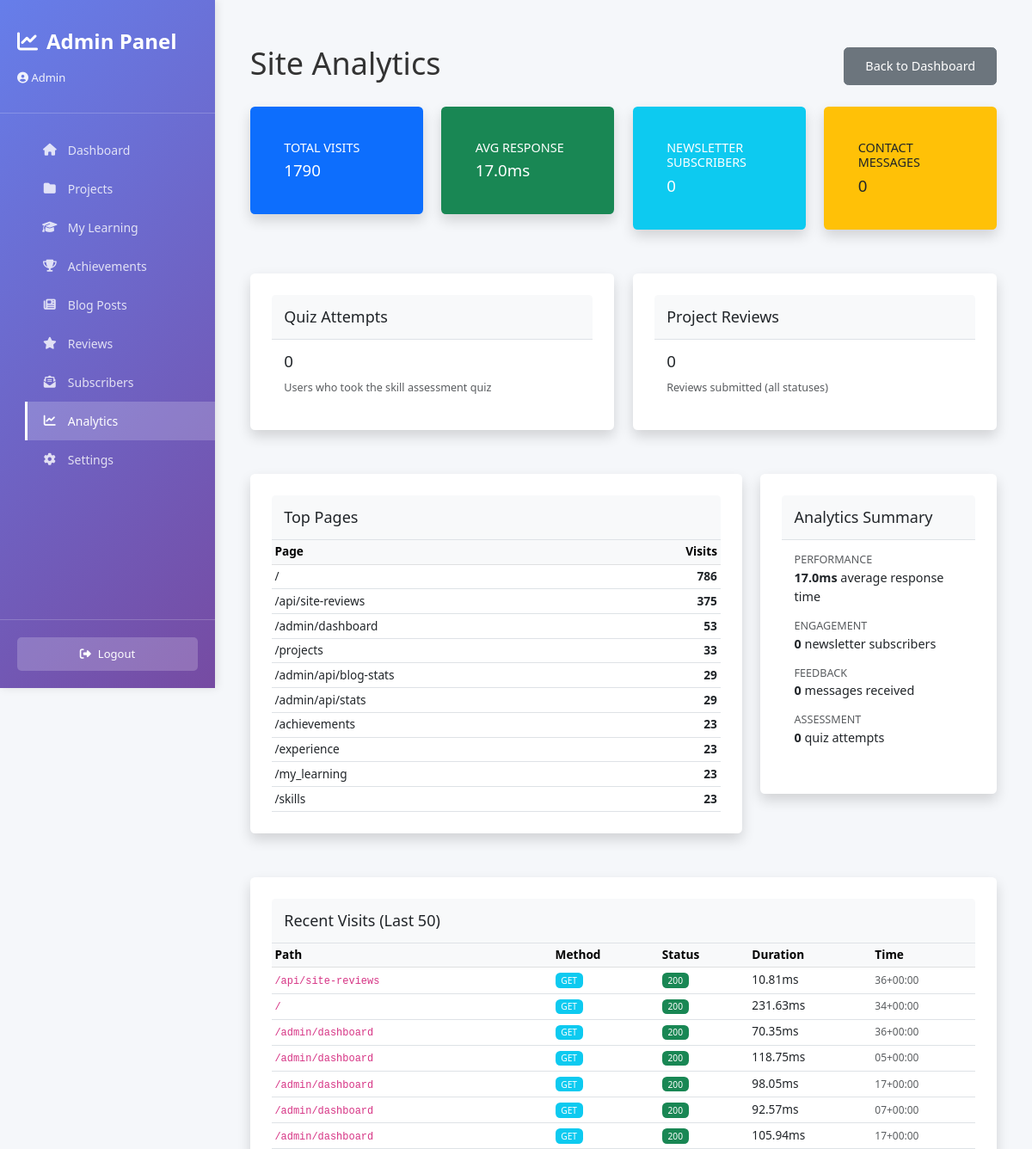
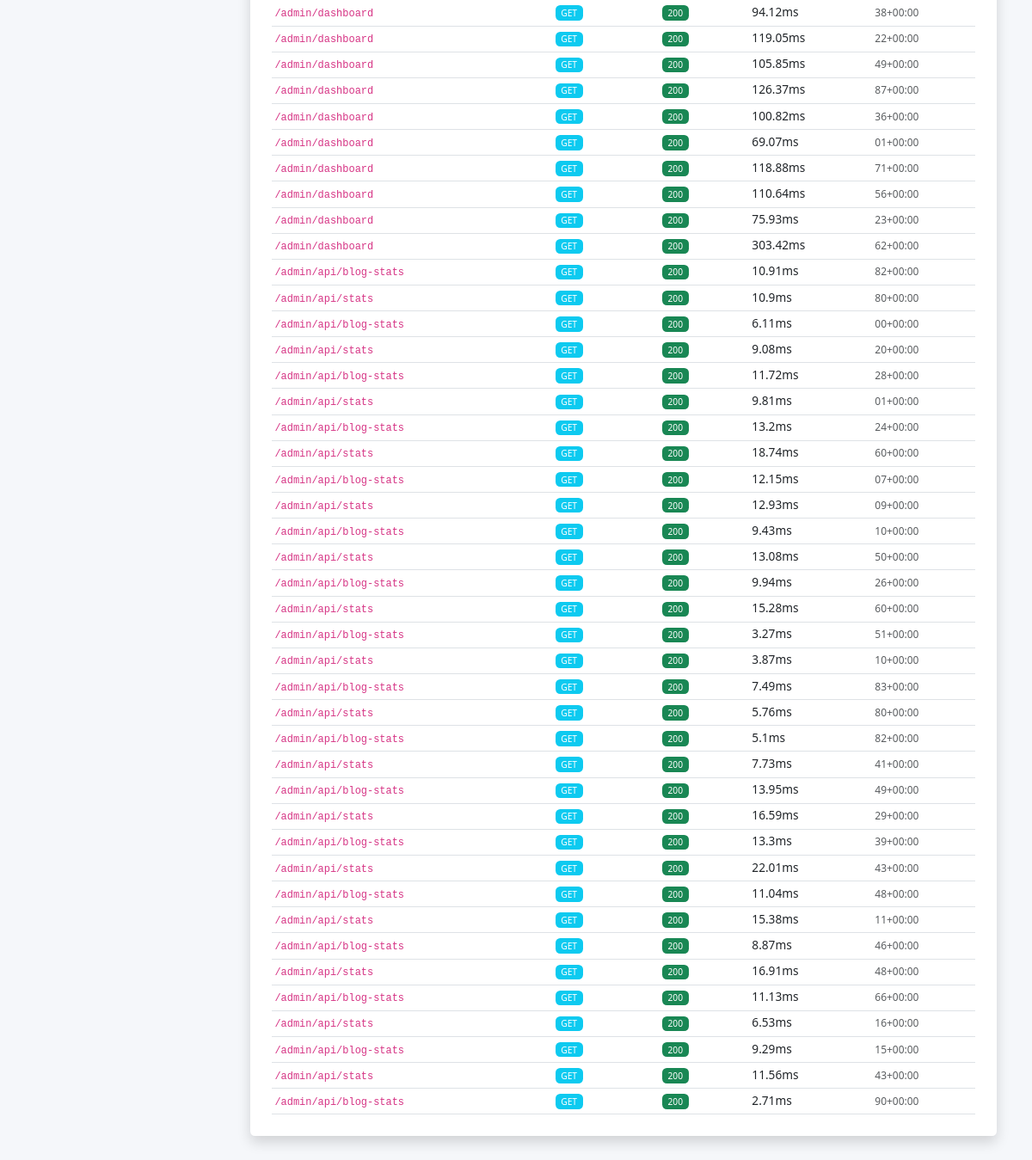
Before: /admin/analytics (signed in) with the older database file (2 pictures, top to bottom).
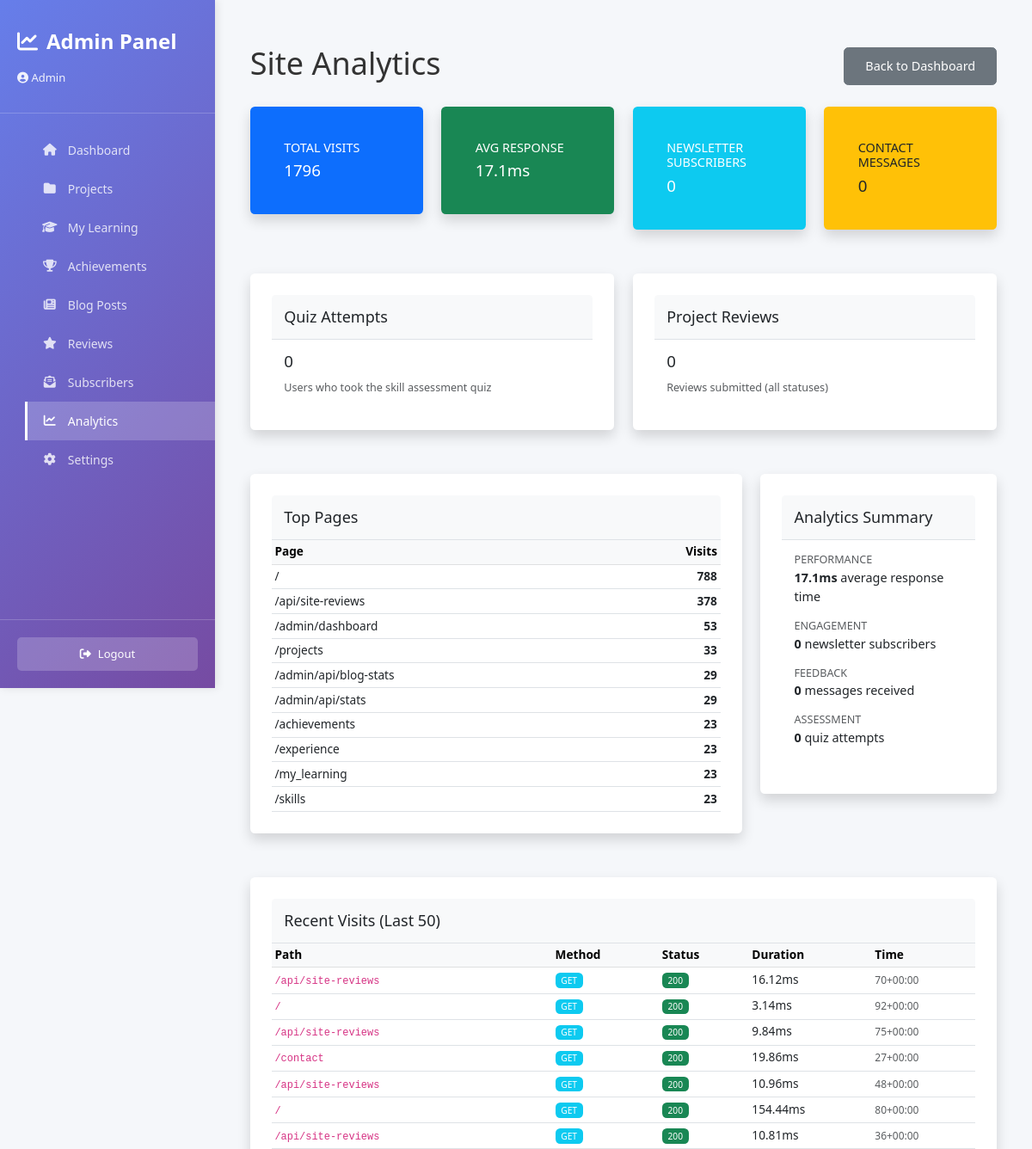
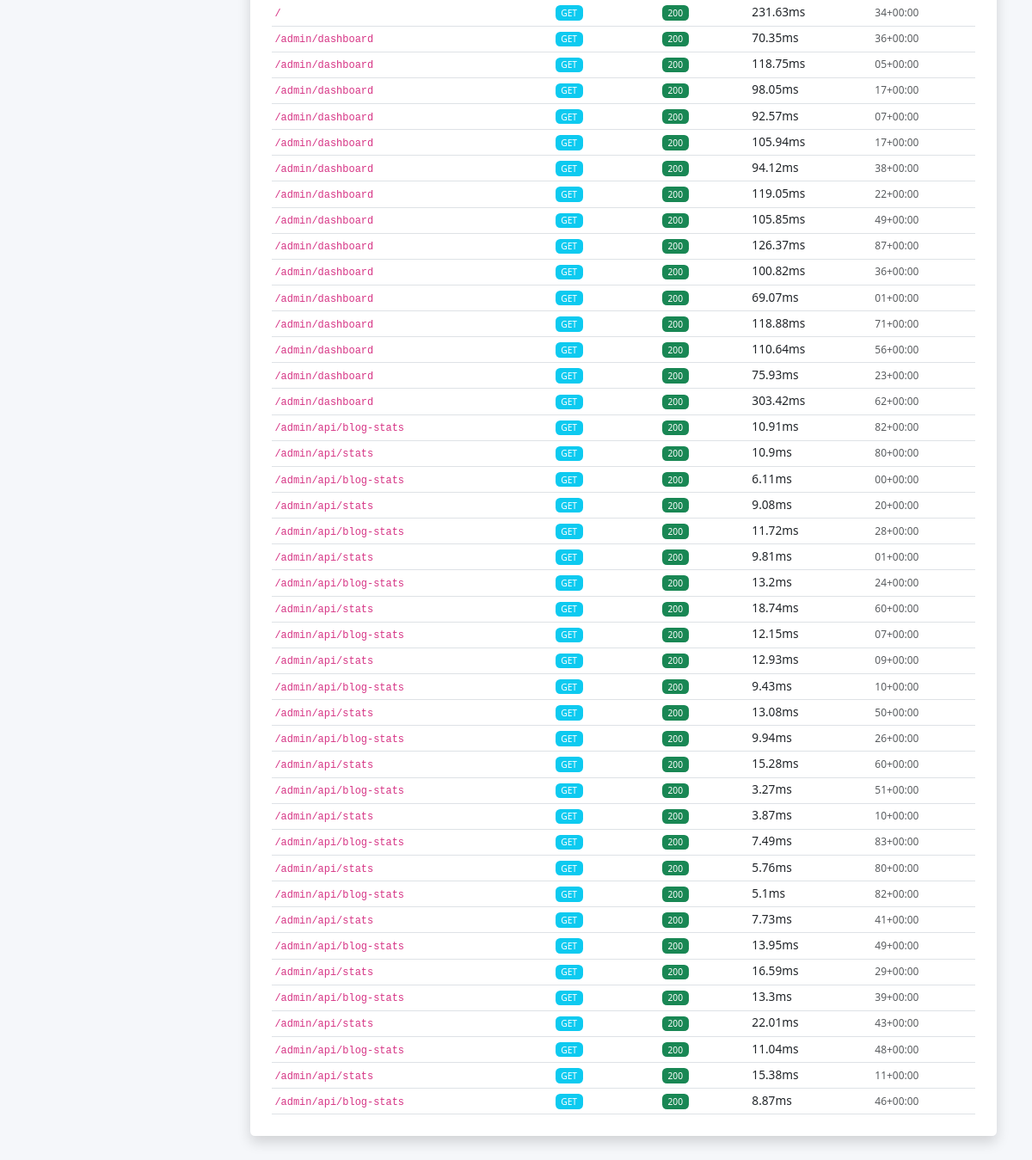
After: the same page with the newer database file (2 pictures, top to bottom).
### tables this page shows
CREATE TABLE page_visits (
    id INTEGER PRIMARY KEY AUTOINCREMENT,
    path TEXT NOT NULL,
    method TEXT NOT NULL,
    status_code INTEGER,
    duration_ms REAL,
    user_agent TEXT,
    visited_at TEXT NOT NULL
);

### app/admin/admin_routes.py (the view)
@admin_bp.route('/analytics')
@login_required
def analytics():
    conn = db.get_connection()
    total_visits = conn.execute("SELECT COUNT(*) c FROM page_visits").fetchone()["c"]
    avg_duration = conn.execute("SELECT AVG(duration_ms) a FROM page_visits").fetchone()["a"] or 0
    top_pages = conn.execute(
        "SELECT path, COUNT(*) c FROM page_visits GROUP BY path ORDER BY c DESC LIMIT 10"
    ).fetchall()
    subscribers = conn.execute("SELECT COUNT(*) c FROM newsletter_subscribers").fetchone()["c"]
    messages = conn.execute("SELECT COUNT(*) c FROM contact_messages").fetchone()["c"]
    reviews = conn.execute("SELECT COUNT(*) c FROM project_reviews").fetchone()["c"]
    quiz_attempts = conn.execute("SELECT COUNT(*) c FROM quiz_results").fetchone()["c"]
    recent_visits = conn.execute(
        "SELECT path, method, status_code, duration_ms, visited_at FROM page_visits "
        "ORDER BY id DESC LIMIT 50"
    ).fetchall()
    conn.close()
    analytics_data = {
        "total_visits": total_visits,
        "avg_response_ms": round(avg_duration, 1),
        "top_pages": [dict(r) for r in top_pages],
        "newsletter_subscribers": subscribers,
        "contact_messages": messages,
        "project_reviews": reviews,
        "quiz_attempts": quiz_attempts,
        "recent_visits": [dict(r) for r in recent_visits],
    }
    return render_template('admin_analytics.html', analytics=analytics_data)

### templates/admin_analytics.html (shortened to what this page needs)
{% extends "admin_base.html" %}
{% block content %}
<div class="container-fluid py-4">
    <div class="d-flex justify-content-between align-items-center mb-4">
        <h1 class="h2">Site Analytics</h1>
        <a href="{{ url_for('admin.dashboard') }}" class="btn btn-secondary">Back to Dashboard</a>
    </div>
    <div class="row mb-4">
        <div class="col-md-3">
            <div class="card bg-primary text-white">
                <div class="card-body">
                    <h6 class="card-title text-uppercase">Total Visits</h6>
                    <h3 class="card-text">{{ analytics.total_visits }}</h3>
                </div>
            </div>
        </div>
        <div class="col-md-3">
            <div class="card bg-success text-white">
                <div class="card-body">
                    <h6 class="card-title text-uppercase">Avg Response</h6>
                    <h3 class="card-text">{{ analytics.avg_response_ms }}ms</h3>
                </div>
            </div>
        </div>
        <div class="col-md-3">
            <div class="card bg-info text-white">
                <div class="card-body">
                    <h6 class="card-title text-uppercase">Newsletter Subscribers</h6>
                    <h3 class="card-text">{{ analytics.newsletter_subscribers }}</h3>
                </div>
            </div>
        </div>
        <div class="col-md-3">
            <div class="card bg-warning text-dark">
                <div class="card-body">
                    <h6 class="card-title text-uppercase">Contact Messages</h6>
                    <h3 class="card-text">{{ analytics.contact_messages }}</h3>
                </div>
            </div>
        </div>
    </div>
    <div class="row mb-4">
        <div class="col-md-6">
            <div class="card">
                <div class="card-header">
                    <h5 class="card-title mb-0">Quiz Attempts</h5>
                </div>
                <div class="card-body">
                    <h3>{{ analytics.quiz_attempts }}</h3>
                    <small class="text-muted">Users who took the skill assessment quiz</small>
                </div>
            </div>
        </div>
        <div class="col-md-6">
            <div class="card">
                <div class="card-header">
                    <h5 class="card-title mb-0">Project Reviews</h5>
                </div>
                <div class="card-body">
                    <h3>{{ analytics.project_reviews }}</h3>
                    <small class="text-muted">Reviews submitted (all statuses)</small>
                </div>
            </div>
        </div>
    </div>
    <div class="row">
        <div class="col-lg-8">
            <div class="card">
                <div class="card-header">
                    <h5 class="card-title mb-0">Top Pages</h5>
                </div>
                <div class="table-responsive">
                    <table class="table table-sm mb-0">
                        <thead class="table-light">
                            <tr>
                                <th>Page</th>
                                <th class="text-end">Visits</th>
                            </tr>
                        </thead>
                        <tbody>
                            {% for page in analytics.top_pages %}
                            <tr>
                                <td>{{ page.path }}</td>
                                <td class="text-end"><strong>{{ page.c }}</strong></td>
                            </tr>
                            {% endfor %}
                        </tbody>
                    </table>
                </div>
            </div>
        </div>
        <div class="col-lg-4">
            <div class="card">
                <div class="card-header">
                    <h5 class="card-title mb-0">Analytics Summary</h5>
                </div>
                <div class="card-body">
                    <ul class="list-unstyled">
                        <li class="mb-3">
                            <span class="d-block text-muted small text-uppercase">Performance</span>
                            <strong>{{ analytics.avg_response_ms }}ms</strong> average response time
                        </li>
                        <li class="mb-3">
                            <span class="d-block text-muted small text-uppercase">Engagement</span>
                            <strong>{{ analytics.newsletter_subscribers }}</strong> newsletter subscribers
                        </li>
                        <li class="mb-3">
                            <span class="d-block text-muted small text-uppercase">Feedback</span>
                            <strong>{{ analytics.contact_messages }}</strong> messages received
                        </li>
                        <li>
                            <span class="d-block text-muted small text-uppercase">Assessment</span>
                            <strong>{{ analytics.quiz_attempts }}</strong> quiz attempts
                        </li>
                    </ul>
                </div>
            </div>
        </div>
    </div>
    <div class="row mt-4">
        <div class="col-12">
            <div class="card">
                <div class="card-header">
                    <h5 class="card-title mb-0">Recent Visits (Last 50)</h5>
                </div>
                <div class="table-responsive">
                    <table class="table table-hover table-sm mb-0">
                        <thead class="table-light">
                            <tr>
                                <th>Path</th>
                                <th>Method</th>
                                <th>Status</th>
                                <th>Duration</th>
                                <th>Time</th>
                            </tr>
                        </thead>
                        <tbody>
                            {% for visit in analytics.recent_visits %}
                            <tr>
                                <td><code class="small">{{ visit.path }}</code></td>
                                <td>
                                    <span class="badge bg-info">{{ visit.method }}</span>
                                </td>
                                <td>
                                    {% if visit.status_code < 300 %}
                                        <span class="badge bg-success">{{ visit.status_code }}</span>
                                    {% elif visit.status_code < 400 %}
                                        <span class="badge bg-info">{{ visit.status_code }}</span>
                                    {% elif visit.status_code < 500 %}
                                        <span class="badge bg-warning">{{ visit.status_code }}</span>
                                    {% else %}
                                        <span class="badge bg-danger">{{ visit.status_code }}</span>
                                    {% endif %}
                                </td>
                                <td>{{ visit.duration_ms }}ms</td>
                                <td><small class="text-muted">{{ visit.visited_at[-8:] }}</small></td>
                            </tr>
                            {% endfor %}
                        </tbody>
                    </table>
                </div>
            </div>
        </div>
    </div>
</div>
{% endblock %}

### templates/admin_base.html (shortened to what this page needs)
<!DOCTYPE html>
<html lang="en">
<head>
    <link rel="stylesheet" href="https://cdnjs.cloudflare.com/ajax/libs/font-awesome/6.4.0/css/all.min.css">
    <link href="https://cdn.jsdelivr.net/npm/bootstrap@5.3.0/dist/css/bootstrap.min.css" rel="stylesheet">
    <link rel="stylesheet" href="{{ url_for('static', filename='css/admin-responsive.css') }}">
</head>
<body>
    <div class="dashboard-container">
        {% include 'admin_sidebar.html' %}
        <main class="main-content">
            {% block content %}{% endblock %}
        </main>
    </div>
</body>
</html>

### templates/admin_sidebar.html
<aside class="sidebar">
    <div class="sidebar-header">
        <div class="sidebar-logo">
            <i class="fas fa-chart-line"></i>
            Admin Panel
        </div>
        <div class="sidebar-user">
            <i class="fas fa-user-circle"></i> {{ session.get('admin_email', 'Admin') }}
        </div>
    </div>
    <nav>
        <ul class="sidebar-nav">
            <li><a href="/admin/dashboard" class="{% if request.path == '/admin/dashboard' %}active{% endif %}"><i class="fas fa-home"></i> Dashboard</a></li>
            <li><a href="/admin/projects" class="{% if request.path.startswith('/admin/project') %}active{% endif %}"><i class="fas fa-folder"></i> Projects</a></li>
            <li><a href="/admin/learning" class="{% if request.path.startswith('/admin/learning') %}active{% endif %}"><i class="fas fa-graduation-cap"></i> My Learning</a></li>
            <li><a href="/admin/achievements" class="{% if request.path.startswith('/admin/achievement') %}active{% endif %}"><i class="fas fa-trophy"></i> Achievements</a></li>
            <li><a href="/admin/blog" class="{% if request.path.startswith('/admin/blog') %}active{% endif %}"><i class="fas fa-newspaper"></i> Blog Posts</a></li>
            <li><a href="/admin/reviews" class="{% if request.path.startswith('/admin/reviews') %}active{% endif %}"><i class="fas fa-star"></i> Reviews</a></li>
            <li><a href="/admin/subscribers" class="{% if request.path.startswith('/admin/subscribers') %}active{% endif %}"><i class="fas fa-envelope-open-text"></i> Subscribers</a></li>
            <li><a href="/admin/analytics" class="{% if request.path.startswith('/admin/analytics') %}active{% endif %}"><i class="fas fa-chart-line"></i> Analytics</a></li>
            <li><a href="/admin/settings" class="{% if request.path.startswith('/admin/settings') %}active{% endif %}"><i class="fas fa-cog"></i> Settings</a></li>
        </ul>
    </nav>
    <div class="sidebar-footer">
        <a href="/admin/logout" class="logout-btn">
            <i class="fas fa-sign-out-alt"></i> Logout
        </a>
    </div>
</aside>

Changed rows visible on the page:
no longer on this page (row unchanged): page_visits: path "/admin/api/stats", method "GET", status_code "200", duration_ms "16.91", visited_at "48+00:00"
no longer on this page (row unchanged): page_visits: path "/admin/api/blog-stats", method "GET", status_code "200", duration_ms "11.13", visited_at "66+00:00"
no longer on this page (row unchanged): page_visits: path "/admin/api/stats", method "GET", status_code "200", duration_ms "6.53", visited_at "16+00:00"
no longer on this page (row unchanged): page_visits: path "/admin/api/blog-stats", method "GET", status_code "200", duration_ms "9.29", visited_at "15+00:00"
no longer on this page (row unchanged): page_visits: path "/admin/api/stats", method "GET", status_code "200", duration_ms "11.56", visited_at "43+00:00"
no longer on this page (row unchanged): page_visits: path "/admin/api/blog-stats", method "GET", status_code "200", duration_ms "2.71", visited_at "90+00:00"
added page_visits: path "/api/site-reviews", method "GET", status_code "200", duration_ms "16.12", visited_at "70+00:00"
added page_visits: path "/", method "GET", status_code "200", duration_ms "3.14", visited_at "92+00:00"
added page_visits: path "/api/site-reviews", method "GET", status_code "200", duration_ms "9.84", visited_at "75+00:00"
added page_visits: path "/contact", method "GET", status_code "200", duration_ms "19.86", visited_at "27+00:00"
added page_visits: path "/api/site-reviews", method "GET", status_code "200", duration_ms "10.96", visited_at "48+00:00"
added page_visits: path "/", method "GET", status_code "200", duration_ms "154.44", visited_at "80+00:00"
Other visible differences:
{{ analytics.total_visits }}: "1790" → "1796"
{{ analytics.avg_response_ms }}: "17.0" → "17.1"
new list line: "/ 788"
new list line: "/api/site-reviews 378"
list line gone: "/ 786"
list line gone: "/api/site-reviews 375"
